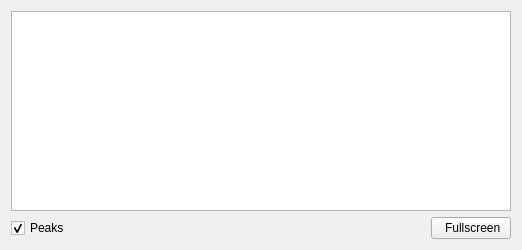
             <widget class="CContextFrame" name="CContextFrame_CaptureTab_rawBuf1_FFT">
              <property name="inheritSelector" stdset="0">
               <bool>false</bool>
              </property>
              <layout class="QVBoxLayout" name="verticalLayout_8">
               <item>
                <widget class="CStaticPlot" name="CStaticPlot_Capture_rawBuf1_FFT">
                 <property name="minimumSize">
                  <size>
                   <width>500</width>
                   <height>200</height>
                  </size>
                 </property>
                 <property name="plotTitle" stdset="0">
                  <string>rawBuf1_FFT</string>
                 </property>
                 <property name="gridOrientation" stdset="0">
                  <enum>StaticPlotWidget::Both</enum>
                 </property>
                 <property name="layerIDs" stdset="0">
                  <stringlist/>
                 </property>
                 <property name="axisLabels" stdset="0">
                  <string>{&quot;left&quot;: &quot;amplitude&quot;, &quot;bottom&quot;: &quot;frequency (kHz)&quot;, &quot;right&quot;: &quot;amplitude&quot;, &quot;top&quot;: &quot;frequency (kHz)&quot;}</string>
                 </property>
                 <property name="axisRanges" stdset="0">
                  <string>{&quot;x&quot;: &quot;auto&quot;, &quot;y&quot;: &quot;auto&quot;}</string>
                 </property>
                </widget>
               </item>
               <item>
                <layout class="QHBoxLayout" name="horizontalLayout_CaptureTab_rawBuf1_FFT">
                 <item>
                  <widget class="QCheckBox" name="checkBox_peaks_1">
                   <property name="text">
                    <string>Peaks</string>
                   </property>
                   <property name="checked">
                    <bool>true</bool>
                   </property>
                  </widget>
                 </item>
                 <item>
                  <spacer name="horizontalSpacer_rawBuf1_FFT">
                   <property name="orientation">
                    <enum>Qt::Horizontal</enum>
                   </property>
                   <property name="sizeHint" stdset="0">
                    <size>
                     <width>40</width>
                     <height>20</height>
                    </size>
                   </property>
                  </spacer>
                 </item>
                 <item>
                  <widget class="CRelatedDisplayButton" name="CRelatedDisplayButton_rawBuf1_FFT">
                   <property name="text">
                    <string> Fullscreen</string>
                   </property>
                   <property name="icon">
                    <iconset>
                     <normaloff>../icons/fullscreen.png</normaloff>../icons/fullscreen.png</iconset>
                   </property>
                   <property name="filenames" stdset="0">
                    <stringlist>
                     <string>fullscreen_rawbuf1_fft.py</string>
                    </stringlist>
                   </property>
                   <property name="titles" stdset="0">
                    <stringlist>
                     <string>rawBuf1_FFT (Fullscreen)</string>
                    </stringlist>
                   </property>
                   <property name="openInNewWindow" stdset="0">
                    <bool>true</bool>
                   </property>
                  </widget>
                 </item>
                </layout>
               </item>
              </layout>
             </widget>
